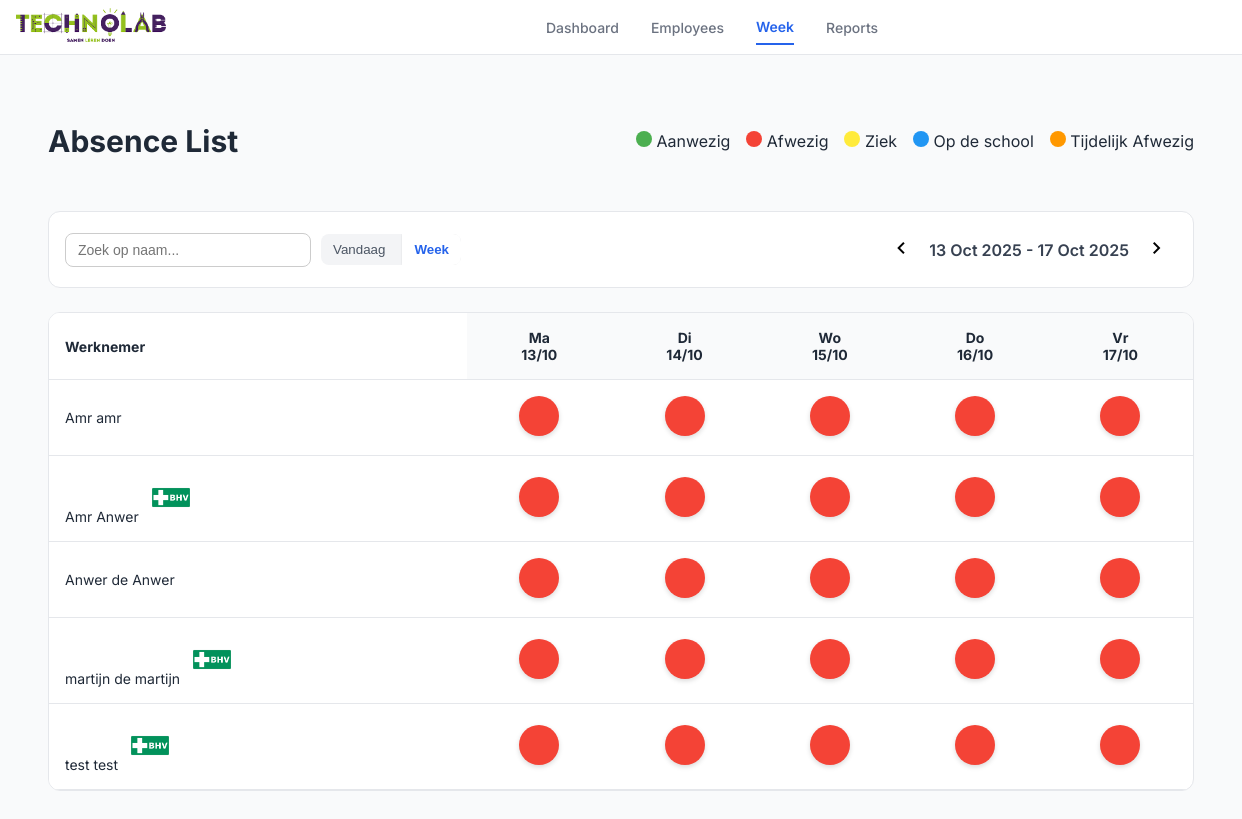
The app's page /week.php?week=2 with its own data.
### tables this page shows
CREATE TABLE `werknemers` (
  `id` int(11) NOT NULL,
  `voornaam` varchar(50) NOT NULL,
  `tussenvoegsel` varchar(20) DEFAULT NULL,
  `achternaam` varchar(50) NOT NULL,
  `email` varchar(100) NOT NULL,
  `werkdag_ma` tinyint(1) DEFAULT 0,
  `werkdag_di` tinyint(1) DEFAULT 0,
  `werkdag_wo` tinyint(1) DEFAULT 0,
  `werkdag_do` tinyint(1) DEFAULT 0,
  `werkdag_vr` tinyint(1) DEFAULT 0,
  `sector` varchar(50) NOT NULL,
  `BHV` tinyint(1) DEFAULT 0,
  `status` enum('Ziek','Aanwezig','Op de school','Afwezig','Eefetjes Afwezig') DEFAULT 'Aanwezig',
  `status_ma` enum('Aanwezig','Afwezig','Ziek','Op de school','Eefetjes Afwezig') DEFAULT 'Afwezig',
  `status_di` enum('Aanwezig','Afwezig','Ziek','Op de school','Eefetjes Afwezig') DEFAULT 'Afwezig',
  `status_wo` enum('Aanwezig','Afwezig','Ziek','Op de school','Eefetjes Afwezig') DEFAULT 'Afwezig',
  `status_do` enum('Aanwezig','Afwezig','Ziek','Op de school','Eefetjes Afwezig') DEFAULT 'Afwezig',
  `status_vr` enum('Aanwezig','Afwezig','Ziek','Op de school','Eefetjes Afwezig') DEFAULT 'Afwezig',
  `tijdelijk_tot` datetime DEFAULT NULL
);

### week.php (the view, shortened to what this page needs)
<?php
try {
    $db = new PDO("mysql:host=localhost;dbname=technolab-dashboard", "root", "");
    $db->setAttribute(PDO::ATTR_ERRMODE, PDO::ERRMODE_EXCEPTION);
} catch (PDOException $e) {
    die("Fout!: " . $e->getMessage());
}
$weekOffset = isset($_GET['week']) ? intval($_GET['week']) : 0;
$startOfWeek = new DateTime();
$startOfWeek->modify("monday this week");
if ($weekOffset !== 0) {
    $startOfWeek->modify(($weekOffset > 0 ? '+' : '') . $weekOffset . ' week');
}
$jaar = $startOfWeek->format("o");
$weeknummer = $startOfWeek->format("W");
$stmt = $db->query("SELECT * FROM werknemers ORDER BY achternaam ASC, voornaam ASC, BHV");
$werknemers = $stmt->fetchAll(PDO::FETCH_ASSOC);
$weekDays = [
    'Ma' => ['col' => 'ma', 'date' => clone $startOfWeek],
    'Di' => ['col' => 'di', 'date' => (clone $startOfWeek)->modify('+1 day')],
    'Wo' => ['col' => 'wo', 'date' => (clone $startOfWeek)->modify('+2 day')],
    'Do' => ['col' => 'do', 'date' => (clone $startOfWeek)->modify('+3 day')],
    'Vr' => ['col' => 'vr', 'date' => (clone $startOfWeek)->modify('+4 day')],
];
?>
<!DOCTYPE html>
<html lang="nl">
<head>
    <link rel="stylesheet" href="css/style.css" />
    <link rel="stylesheet" href="css/week.css" />
    <link rel="stylesheet" href="css/nav.css" />
</head>
<body>
<div class="app">
<header class="header">
    <section class="logo-container">
        <a href="#" class="logo-link">
            <img src="image/technolab.png" alt="Technolab Logo" class="logo-icone">
        </a>
    </section>
    <nav class="nav" aria-label="Main Navigation">
        <a href="dagplanning.php">Dashboard</a>
        <a href="employees.php">Employees</a>
        <a href="week.php"  class="active">Week</a>
        <a href="#">Reports</a>
    </nav>
</header>
    <main class="main">
        <div class="main-header">
            <h1>Absence List</h1>
            <div class="legend">
                <div><span class="dot status-aanwezig"></span> Aanwezig</div>
                <div><span class="dot status-afwezig"></span> Afwezig</div>
                <div><span class="dot status-ziek"></span> Ziek</div>
                <div><span class="dot status-opdeschool"></span> Op de school</div>
                <div><span class="dot status-eefetjesafwezig"></span> Tijdelijk Afwezig</div>
            </div>
        </div>
        <div class="filters">
            <div class="filter-left" style="display: flex; align-items: center; gap: 10px;">
                <div class="search-input">
                    <input type="text" id="searchInput" placeholder="Zoek op naam..." />
                </div>
                <div class="range-buttons" style="display: flex; gap: 5px;">
                    <a href="dagplanning.php"><button class="toggle">Vandaag</button></a>
                    <button class="active">Week</button>
                </div>
            </div>
            <div class="filter-right">
                <a href="?week=<?= $weekOffset-1 ?>"><button class="icon-button"><span class="material-symbols-outlined">chevron_left</span></button></a>
                <span class="date-label"><?= $startOfWeek->format('d M Y') ?> - <?= (clone $startOfWeek)->modify('+4 days')->format('d M Y') ?></span>
                <a href="?week=<?= $weekOffset+1 ?>"><button class="icon-button"><span class="material-symbols-outlined">chevron_right</span></button></a>
            </div>
        </div>
        <div class="table-wrapper">
            <table id="werknemerTable">
                <thead>
                <tr>
                    <th>Werknemer</th>
                    <?php foreach ($weekDays as $dayName => $info): ?>
                        <th>
                            <?= $dayName ?><br>
                            <?= $info['date']->format('d/m') ?>
                        </th>
                    <?php endforeach; ?>
                </tr>
                </thead>
                <tbody>
                <?php foreach ($werknemers as $w): ?>
                    <?php
                    $stmt = $db->prepare("SELECT dag, status FROM week_planning WHERE werknemer_id = :id AND weeknummer = :week AND jaar = :jaar");
                    $stmt->execute([':id'=>$w['id'], ':week'=>$weeknummer, ':jaar'=>$jaar]);
                    $weekStatussen = $stmt->fetchAll(PDO::FETCH_KEY_PAIR);
                    ?>
                    <tr>
                        <td class="werknemer-naam">
                            <?= ($w['voornaam'].' '.($w['tussenvoegsel']?$w['tussenvoegsel'].' ':'').$w['achternaam']) ?>
                            <span class="bhv <?= $w['BHV'] ? 'bhv-BHV' : 'bhv-BHV' ?>">
                                <?= $w['BHV'] ? '  <img src="image/BHV.png" alt="Technolab Logo" class="logo-icon">' : '' ?>
                            </span>
                        </td>
                        <?php foreach ($weekDays as $dayName => $info): ?>
                            <?php
                            $col = $info['col'];
                            $status = $weekStatussen[$col] ?? 'Afwezig';
                            $class = 'status-'.strtolower(str_replace(' ', '', $status));
                            ?>
                            <td>
                                <div class="status-dot <?= $class ?>" onclick="openStatusModal(<?= $w['id'] ?>, '<?= $col ?>')"></div>
                            </td>
                        <?php endforeach; ?>
                    </tr>
                <?php endforeach; ?>
                </tbody>
            </table>
        </div>
    </main>
</div>
</body>
</html>

### css/style.css (style rules this page uses)
body { font-family: "Inter", sans-serif; background: #f9fafb; color: #1f2937; margin: 0; }
.material-symbols-outlined { font-variation-settings: "FILL" 0, "wght" 400, "GRAD" 0, "opsz" 24; }
.app { display: flex; flex-direction: column; min-height: 100vh; }
.header { display: flex; align-items: center; justify-content: space-between; height: 64px; background: #fff; border-bottom: 1px solid #e5e7eb; padding: 0 2rem; position: sticky; top: 0; }
.nav { display: flex; gap: 2rem; }
.nav a { color: #6b7280; text-decoration: none; font-weight: 500; }
.nav .active { color: #2563eb; font-weight: 600; }
.icon-button { background: none; border: none; border-radius: 9999px; padding: 0.5rem; cursor: pointer; }
.main { flex: 1; padding: 3rem; }
.main-header { display: flex; justify-content: space-between; margin-bottom: 2rem; }
.main-header h1 { font-size: 1.875rem; font-weight: 700; }
.legend { display: flex; gap: 1rem; align-items: center; }
.dot { display: inline-block; width: 1rem; height: 1rem; border-radius: 9999px; }
.filters { display: flex; justify-content: space-between; padding: 1rem; background: #fff; border: 1px solid #e5e7eb; border-radius: 0.75rem; margin-bottom: 1.5rem; }
.filter-left { display: flex; gap: 1rem; flex-wrap: wrap; align-items: center; }
.range-buttons { display: flex; background: #f3f4f6; border-radius: 0.5rem; overflow: hidden; }
.range-buttons button { border: none; background: none; padding: 0.5rem 0.75rem; cursor: pointer; color: #4b5563; }
.range-buttons .active { background: #fff; color: #2563eb; font-weight: 600; box-shadow: 0 0 2px rgba(0, 0, 0, 0.1); }
.filter-right { display: flex; align-items: center; gap: 0.5rem; }
.date-label { font-weight: 600; color: #374151; }
.table-wrapper { overflow-x: auto; background: #fff; border: 1px solid #e5e7eb; border-radius: 0.75rem; }
table { width: 100%; border-collapse: collapse; min-width: 600px; }
thead { background: #f9fafb; }
th, td { padding: 1rem; text-align: center; border-bottom: 1px solid #e5e7eb; font-size: 0.875rem; }
th:first-child, td:first-child { text-align: left; position: sticky; left: 0; background: #fff; }
.bhv { padding: 3px 8px; border-radius: 6px; font-weight: 600; font-size: 14px; }

### css/week.css (style rules this page uses)
.status-dot { width: 40px; height: 40px; border-radius: 50%; display: inline-flex; align-items: center; justify-content: center; cursor: pointer; transition: transform 0.2s ease, box-shadow 0.2s ease; box-shadow: 0 2px 5px rgba(0,0,0,0.15); }
.status-aanwezig { background-color: #4caf50; }
.status-afwezig { background-color: #f44336; }
.status-ziek { background-color: #ffeb3b; }
.status-opdeschool { background-color: #2196f3; }
.status-eefetjesafwezig { background-color: #ff9800; }
.search-input { position: relative; }
.search-input input { padding: 8px 12px; border-radius: 8px; border: 1px solid #ccc; font-size: 14px; width: 220px; transition: border-color 0.2s; }

### css/nav.css (style rules this page uses)
body { font-family: "Inter", sans-serif; background: #f9fafb; color: #1f2937; margin: 0; }
.material-symbols-outlined { font-variation-settings: "FILL" 0, "wght" 400, "GRAD" 0, "opsz" 24; }
.app { display: flex; flex-direction: column; height: 100vh; }
.header { position: sticky; top: 0; width: 100%; z-index: 10; display: flex; align-items: center; justify-content: space-between; height: 4rem; background: #fff; border-bottom: 1px solid #e5e7eb; padding: 0 1rem; }
.logo-container { display: flex; align-items: center; gap: 1rem; }
.logo-icon { width: 40px; height: 50px; object-fit: contain; }
.logo-icone { width: 150px; height: 50px; object-fit: contain; }
.nav { display: flex; align-items: center; gap: 2rem; font-size: 0.875rem; font-weight: 500; flex: 1; justify-content: center; }
.nav a { color: #6b7280; text-decoration: none; padding: 0.5rem 0; transition: color 0.2s; }
.nav .active { font-weight: 600; color: #2563eb; border-bottom: 2px solid #2563eb; }

### records on screen
werknemers: voornaam "Amr", achternaam "amr"
werknemers: voornaam "Amr", achternaam "Anwer", BHV 1 (drawn)
werknemers: voornaam "Anwer", tussenvoegsel "de", achternaam "Anwer"
werknemers: voornaam "martijn", tussenvoegsel "de", achternaam "martijn", BHV 1 (drawn)
werknemers: voornaam "test", achternaam "test", BHV 1 (drawn)

### other values on screen
$dayName "Ma"
$info['date']->format('d/m') "13/10"
$dayName "Di"
$info['date']->format('d/m') "14/10"
$dayName "Wo"
$info['date']->format('d/m') "15/10"
$dayName "Do"
$info['date']->format('d/m') "16/10"
$dayName "Vr"
$info['date']->format('d/m') "17/10"
